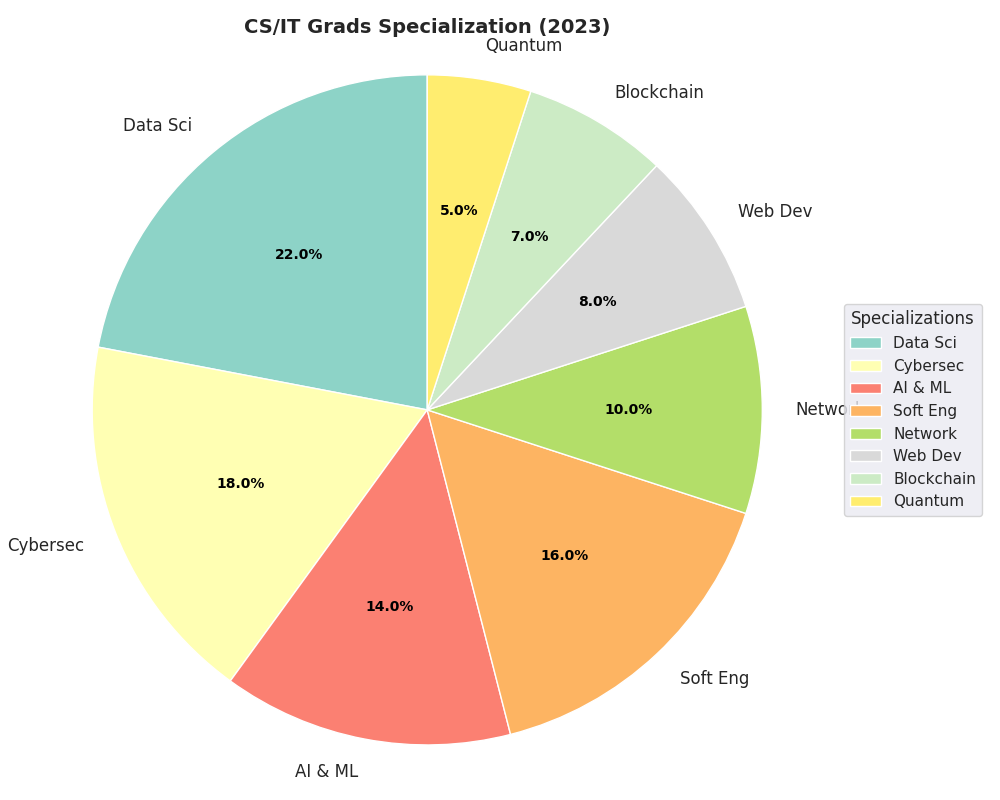

Write the Python code that produced this figure.
import matplotlib.pyplot as plt
import numpy as np

specializations = [
    'Data Sci', 
    'Cybersec', 
    'AI & ML', 
    'Soft Eng', 
    'Network', 
    'Web Dev',
    'Blockchain',
    'Quantum'
]
percentages = [22, 18, 14, 16, 10, 8, 7, 5]

colors = plt.cm.Set3(np.linspace(0, 1, len(specializations)))

fig, ax = plt.subplots(figsize=(10, 8))
wedges, texts, autotexts = ax.pie(
    percentages, 
    labels=specializations, 
    autopct='%1.1f%%', 
    startangle=90, 
    colors=colors
)

plt.setp(autotexts, size=10, weight="bold", color="black")
plt.setp(texts, size=12)

plt.title(
    'CS/IT Grads Specialization (2023)',
    fontsize=14, fontweight='bold'
)

ax.axis('equal')

ax.legend(wedges, specializations, title="Specializations", loc="center left", bbox_to_anchor=(1, 0, 0.5, 1))

plt.tight_layout()

plt.show()
